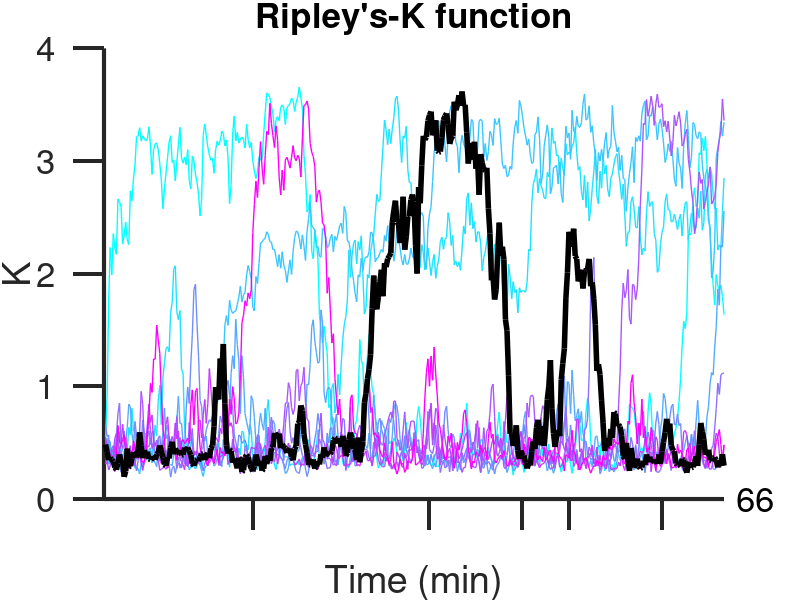

Source code (MATLAB):
% Here we plotted time evolution of K values of the simulations with 
% 3000 Cdc42 and 102 Bem1-GEF. The initial conditions are uniformly 
% distributed molecules.

load('FigureData/Figure1C_Left.mat')
seeds = 10;
% Color map for the plots.
cmap = cool(seeds);
% Time values. Convert seconds to minutes.
time = (0:10:4000)/60;
figure('units','pixels','position',[300 300 600 400]); hold on;
for j = 1:seeds
    % Plot time series of K.
    plot(time,K(j,:),'color',cmap(j, :),'linewidth',1)
end
ylim([0,4])
xlim([0,Inf])
xticks([16,35,45,50,60])
text(68,0,'66','fontsize',25)
xticklabels({'','','','',''})
set(gca,'TickDir','out');
xlabel('Time (min)')
ylabel('K')
set(gca,'fontsize',25)
title('Ripley''s-K function','fontsize',25)
set(gca,'linewidth',3)
set(gca,'TickLength',[0.05, 0.01])

% Mark one line of K in black and plot its snapshots of Cdc42-GTP
% distribution at different time points. 
plot(time,K(9,:),'color','k','linewidth',4)